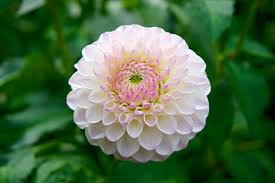
#> input picture Computer-vision/Images and Videos/flower.jpg, 275 x 183 px
$ python Log_transformation.py
#> lines starting #> are read from the running program, lines starting #| are printed output that depends on the picture
import cv2
import numpy as np
import warnings
warnings.filterwarnings("ignore")

# Open the image.
img = cv2.imread('../Images and Videos/flower.jpg')
#> img is the input picture: shape (183, 275, 3); mean B, G, R 70, 108.2, 76.2

gray = cv2.cvtColor(img, cv2.COLOR_BGR2GRAY)
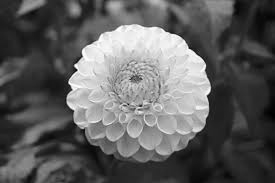
#> gray: shape (183, 275); min 1, max 255, mean 94.3
#| (183, 275, 3)

cv2.imshow('image',img)
cv2.imshow('gray',gray)

'''
log transformation : S = c*log(1+r)
where s : output intensity value
      r : pixel value of the image

constant c : 255/log(1+m)
where m : maximum pixel value in the image
'''

def log_transformation(img):
    m = np.max(img)
#> m = 255
    try:
        c = int(255/np.log(1+m))
#> c = 45
        s = c*np.log(1+img)
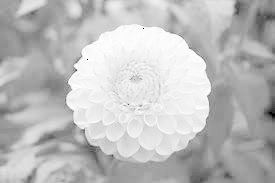
#> s: shape (183, 275) float16; 0% of the values are NaN or infinite; the others: min 31.2, max 249.4, mean 193.2; drawn with min black, max white, NaN and infinite black
    except ZeroDivisionError:
        print("Encounter zero division error")

    lf = np.array(s,dtype=np.uint8)
    return lf


print(img.shape)
log_transformed_image = log_transformation(gray)

cv2.imshow('log transformed',log_transformed_image)
# Save the output.
cv2.imwrite('log_transformed.jpg', log_transformed_image)

cv2.waitKey(0)
cv2.destroyAllWindows()

$ run again, with Computer-vision/Images and Videos/Building.jpg copied over Computer-vision/Images and Videos/flower.jpg
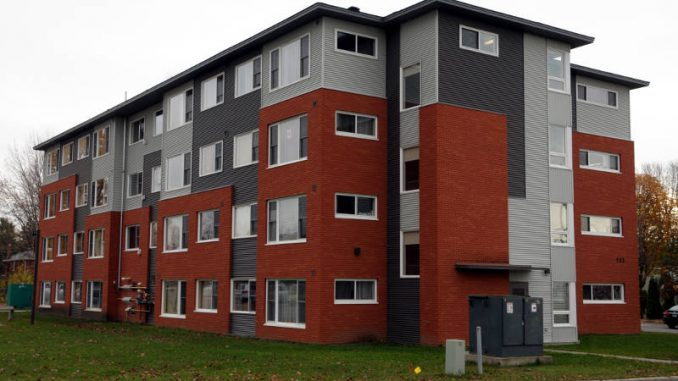
#> input picture Computer-vision/Images and Videos/Building.jpg, 678 x 381 px
#> img is the input picture: shape (381, 678, 3); mean B, G, R 88.4, 96.5, 112.9
#> `gray = cv2.cvtColor(img, cv2.COLOR_BGR2GRAY)`:
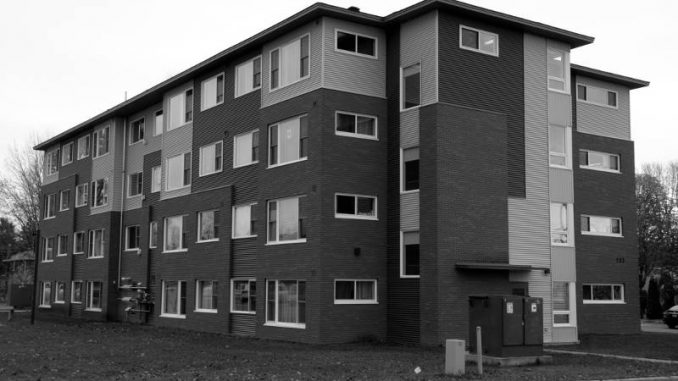
#> gray: shape (381, 678); min 0, max 255, mean 100.5
#| (381, 678, 3)
#> m = 255
#> c = 45
#> in log_transformation, `s = c*np.log(1+img)`:
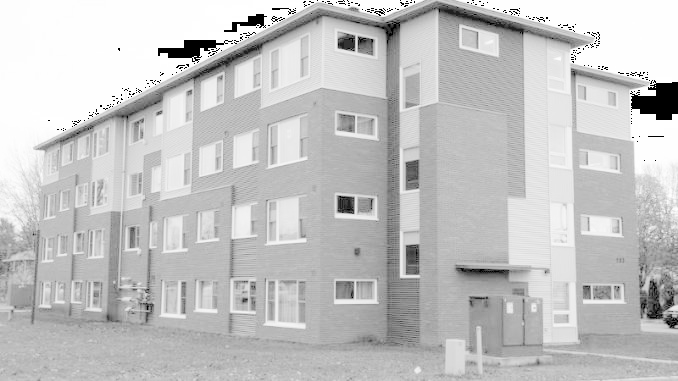
#> s: shape (381, 678) float16; 1.13% of the values are NaN or infinite; the others: min 0, max 249.4, mean 193.9; drawn with min black, max white, NaN and infinite black

$ run again, with Computer-vision/Images and Videos/DL-3.jpg copied over Computer-vision/Images and Videos/flower.jpg
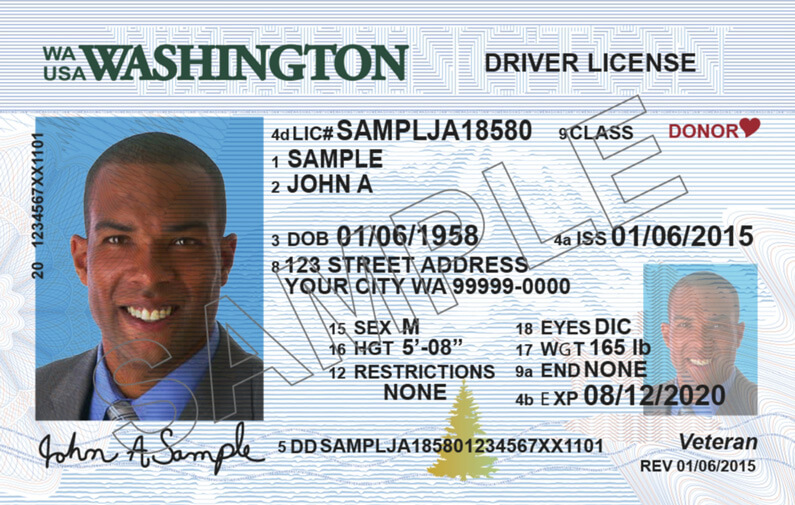
#> input picture Computer-vision/Images and Videos/DL-3.jpg, 795 x 505 px
#> img is the input picture: shape (505, 795, 3); mean B, G, R 199.9, 192.6, 185.3
#> `gray = cv2.cvtColor(img, cv2.COLOR_BGR2GRAY)`:
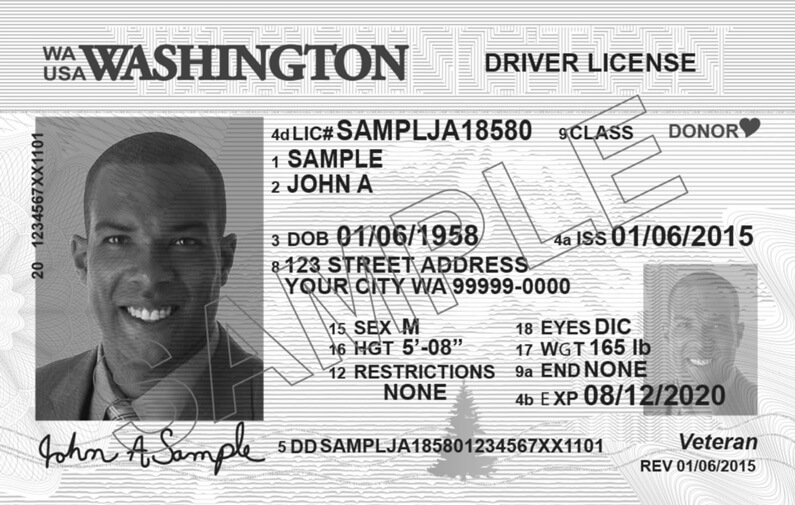
#> gray: shape (505, 795); min 6, max 255, mean 191.3
#| (505, 795, 3)
#> m = 255
#> c = 45
#> in log_transformation, `lf = np.array(s,dtype=np.uint8)`:
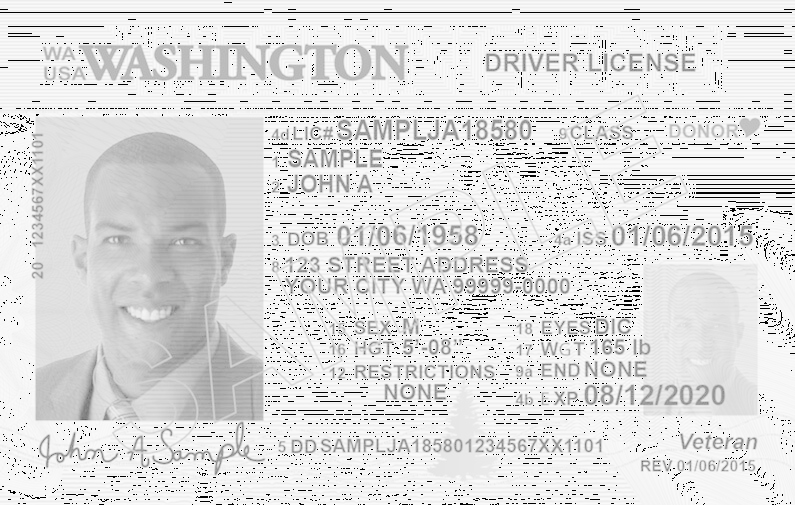
#> lf: shape (505, 795); min 0, max 249, mean 222.5
